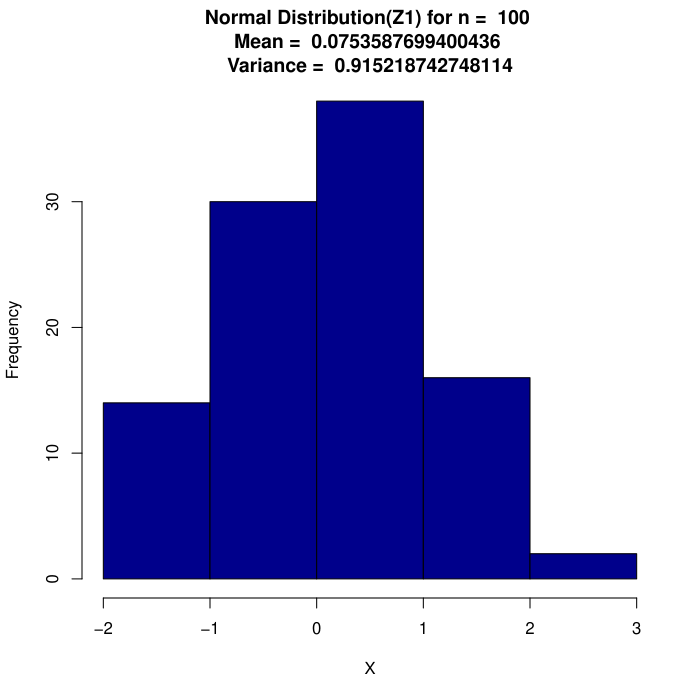

This chart was generated by the following R code:
f<-function(x1,x2)
{
	return(sqrt(-2*log(x1))*cos(2*pi*x2))
}
g<-function(x1,x2)
{
	return(sqrt(-2*log(x1))*sin(2*pi*x2))
}
p<-c(100,500,10000)
z1<-vector("numeric")
z2<-vector("numeric")
for( i in 1:3)
{
	z1<-vector("numeric")
	z2<-vector("numeric")
	u1<-runif(p[i])
	u2<-runif(p[i])
	j<-1
	while(j<=p[i])
	{
		z1[j]=f(u1[j],u2[j])
		z2[j]=g(u1[j],u2[j])
		j=j+1
	}
	cat("Mean of ",p[i],"numbers of z1 is ",mean(z1),"\n")
	cat("Mean of ",p[i],"numbers of z2 is ",mean(z2),"\n")
	cat("Variance of ",p[i],"numbers of z1 is ",var(z1),"\n")
	cat("Variance of ",p[i],"numbers of z2 is ",var(z2),"\n")
	hist(z1,col="darkblue",main=paste("Normal Distribution(Z1) for n = ",p[i],"\nMean = ",mean(z1),"\nVariance = ",var(z1)),xlab="X",ylab="Frequency",breaks=p[i]/20)
	hist(z2,col="darkblue",main=paste("Normal Distribution(Z2) for n = ",p[i],"\nMean = ",mean(z2),"\nVariance = ",var(z2)),xlab="X",ylab="Frequency",breaks=p[i]/20)

}
